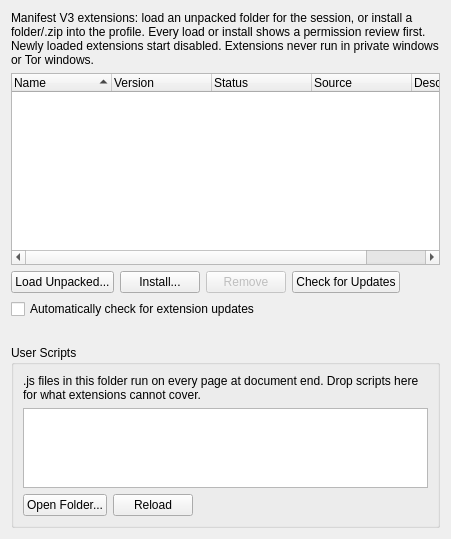
     <widget class="QWidget" name="tab_8">
      <layout class="QVBoxLayout" name="verticalLayout_8">
       <item>
        <widget class="QLabel" name="extensionsHintLabel">
         <property name="text">
          <string>Manifest V3 extensions: load an unpacked folder for the session, or install a folder/.zip into the profile. Every load or install shows a permission review first. Newly loaded extensions start disabled. Extensions never run in private windows or Tor windows.</string>
         </property>
         <property name="wordWrap">
          <bool>true</bool>
         </property>
        </widget>
       </item>
       <item>
        <widget class="QTreeWidget" name="extensionsTree">
         <property name="accessibleName">
          <string>Extensions</string>
         </property>
         <property name="rootIsDecorated">
          <bool>false</bool>
         </property>
         <property name="itemsExpandable">
          <bool>false</bool>
         </property>
         <property name="sortingEnabled">
          <bool>true</bool>
         </property>
         <column>
          <property name="text">
           <string>Name</string>
          </property>
         </column>
         <column>
          <property name="text">
           <string>Version</string>
          </property>
         </column>
         <column>
          <property name="text">
           <string>Status</string>
          </property>
         </column>
         <column>
          <property name="text">
           <string>Source</string>
          </property>
         </column>
         <column>
          <property name="text">
           <string>Description</string>
          </property>
         </column>
        </widget>
       </item>
       <item>
        <layout class="QHBoxLayout" name="extensionsButtonLayout">
         <item>
          <widget class="QPushButton" name="extensionLoadButton">
           <property name="text">
            <string>Load Unpacked...</string>
           </property>
          </widget>
         </item>
         <item>
          <widget class="QPushButton" name="extensionInstallButton">
           <property name="text">
            <string>Install...</string>
           </property>
          </widget>
         </item>
         <item>
          <widget class="QPushButton" name="extensionRemoveButton">
           <property name="enabled">
            <bool>false</bool>
           </property>
           <property name="text">
            <string>Remove</string>
           </property>
          </widget>
         </item>
         <item>
          <widget class="QPushButton" name="extensionUpdateButton">
           <property name="text">
            <string>Check for Updates</string>
           </property>
          </widget>
         </item>
         <item>
          <spacer name="extensionsButtonSpacer">
           <property name="orientation">
            <enum>Qt::Horizontal</enum>
           </property>
           <property name="sizeHint" stdset="0">
            <size>
             <width>40</width>
             <height>20</height>
            </size>
           </property>
          </spacer>
         </item>
        </layout>
       </item>
       <item>
        <widget class="QCheckBox" name="extensionAutoUpdateCheck">
         <property name="toolTip">
          <string>Checks each extension's update_url once a day and downloads newer packages for review. Updates are never installed silently — apply them with Check for Updates.</string>
         </property>
         <property name="text">
          <string>Automatically check for extension updates</string>
         </property>
        </widget>
       </item>
       <item>
        <widget class="QLabel" name="extensionDetailsLabel">
         <property name="text">
          <string/>
         </property>
         <property name="wordWrap">
          <bool>true</bool>
         </property>
        </widget>
       </item>
       <item>
        <widget class="QGroupBox" name="userScriptsGroup">
         <property name="title">
          <string>User Scripts</string>
         </property>
         <layout class="QVBoxLayout" name="userScriptsLayout">
          <item>
           <widget class="QLabel" name="userScriptsHintLabel">
            <property name="text">
             <string>.js files in this folder run on every page at document end. Drop scripts here for what extensions cannot cover.</string>
            </property>
            <property name="wordWrap">
             <bool>true</bool>
            </property>
           </widget>
          </item>
          <item>
           <widget class="QListWidget" name="userScriptsList">
            <property name="sizePolicy">
             <sizepolicy hsizetype="Expanding" vsizetype="Maximum">
              <horstretch>0</horstretch>
              <verstretch>0</verstretch>
             </sizepolicy>
            </property>
            <property name="accessibleName">
             <string>User scripts</string>
            </property>
            <property name="maximumSize">
             <size>
              <width>16777215</width>
              <height>80</height>
             </size>
            </property>
           </widget>
          </item>
          <item>
           <layout class="QHBoxLayout" name="userScriptsButtonLayout">
            <item>
             <widget class="QPushButton" name="userScriptsOpenButton">
              <property name="text">
               <string>Open Folder...</string>
              </property>
             </widget>
            </item>
            <item>
             <widget class="QPushButton" name="userScriptsReloadButton">
              <property name="text">
               <string>Reload</string>
              </property>
             </widget>
            </item>
            <item>
             <spacer name="userScriptsButtonSpacer">
              <property name="orientation">
               <enum>Qt::Horizontal</enum>
              </property>
              <property name="sizeHint" stdset="0">
               <size>
                <width>40</width>
                <height>20</height>
               </size>
              </property>
             </spacer>
            </item>
           </layout>
          </item>
         </layout>
        </widget>
       </item>
      </layout>
     </widget>
